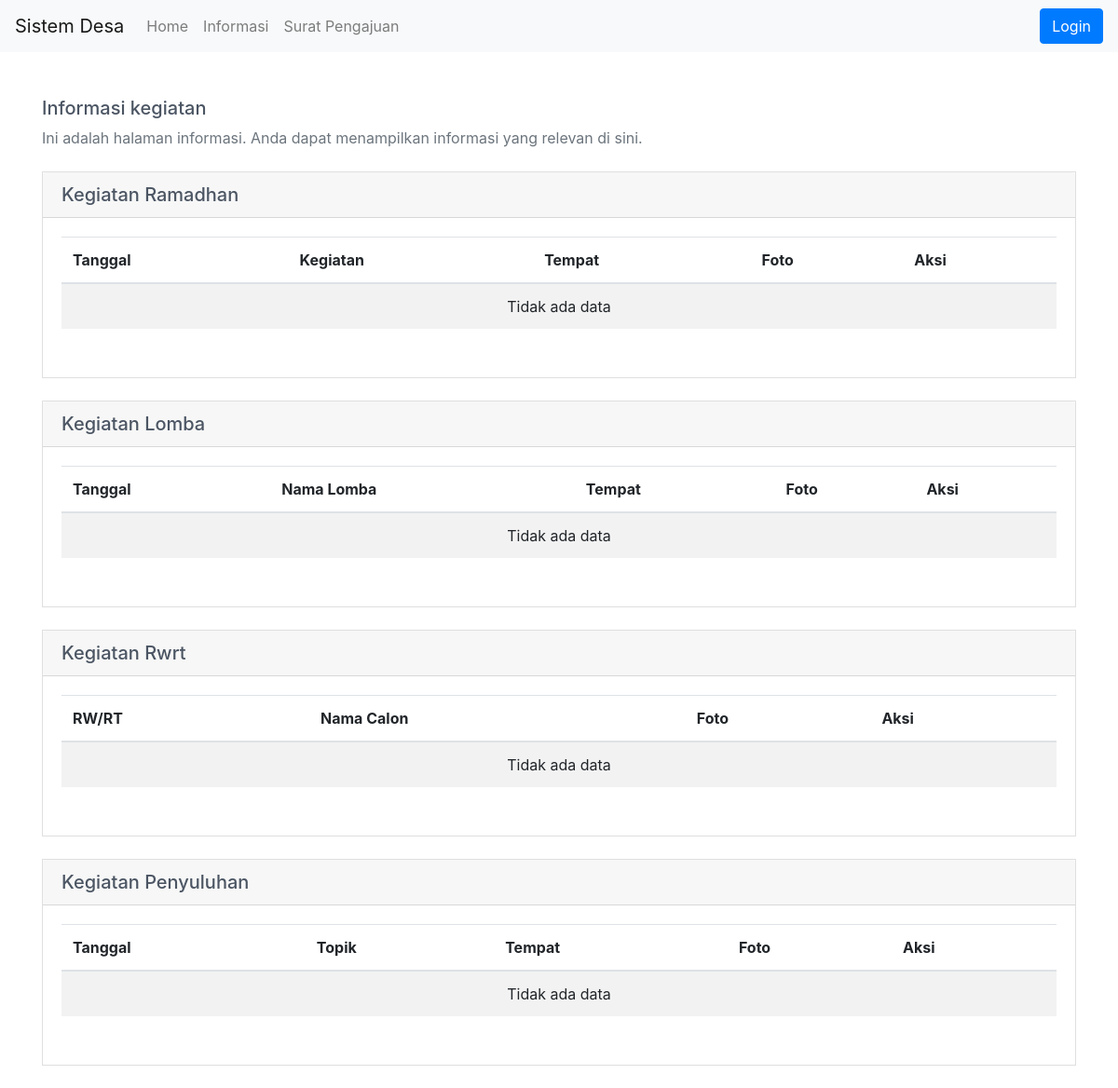
/information/information.php, run on an earlier commit of the app's database.
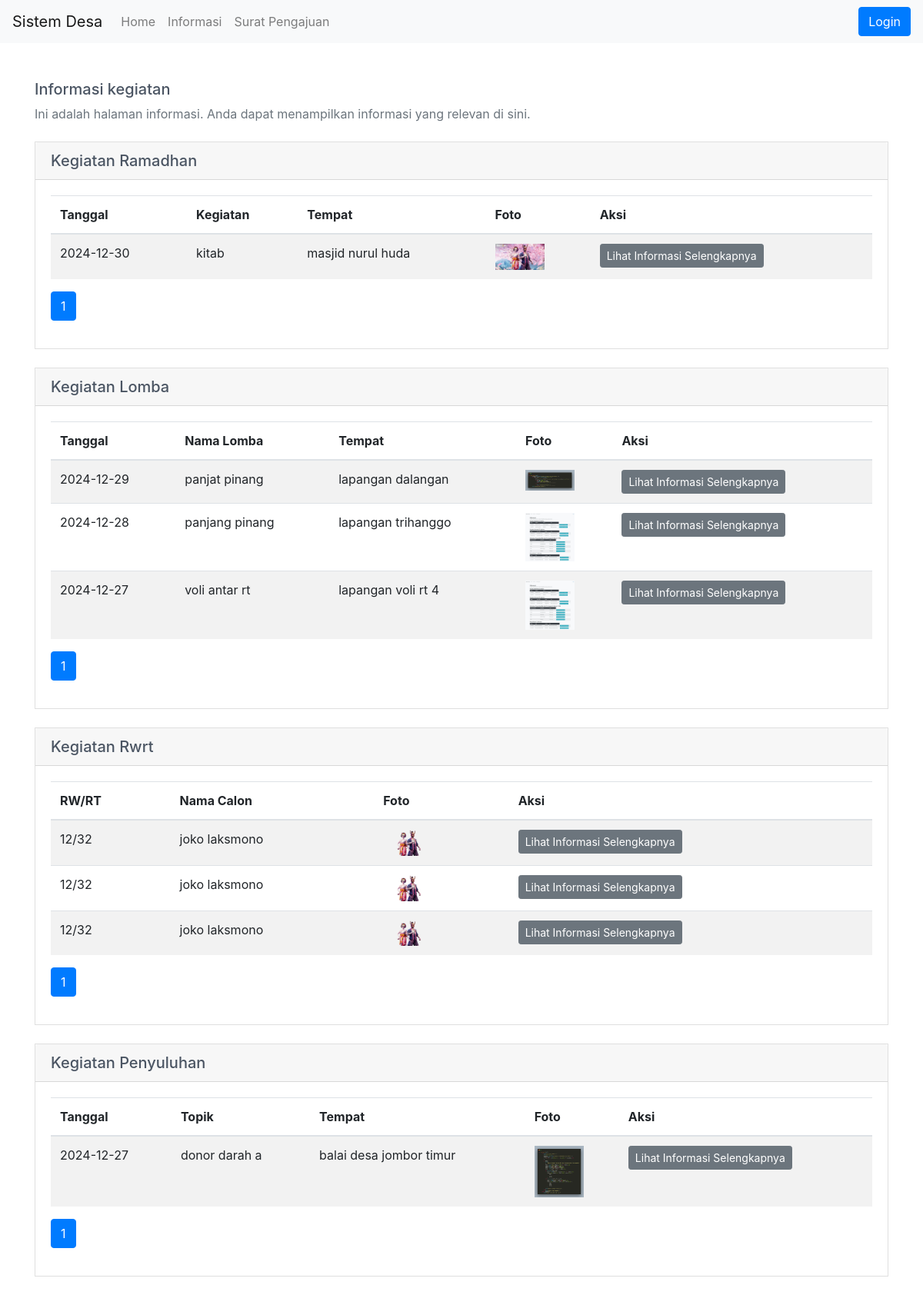
And on a later commit of the database.
### tables this page shows
CREATE TABLE `kegiatan_desa` (
  `id` int(11) NOT NULL,
  `kategori_id` int(11) NOT NULL,
  `tanggal` date DEFAULT NULL,
  `kegiatan` varchar(255) DEFAULT NULL,
  `tempat` varchar(255) DEFAULT NULL,
  `foto` varchar(255) DEFAULT NULL
);

CREATE TABLE `lomba` (
  `id` int(11) NOT NULL,
  `kegiatan_id` int(11) NOT NULL,
  `nama_lomba` varchar(255) NOT NULL
);

CREATE TABLE `rw_rt` (
  `id` int(11) NOT NULL,
  `kegiatan_id` int(11) NOT NULL,
  `rw_rt` varchar(20) NOT NULL,
  `nama_calon` varchar(255) NOT NULL
);

CREATE TABLE `penyuluhan` (
  `id` int(11) NOT NULL,
  `kegiatan_id` int(11) NOT NULL,
  `topik` varchar(255) NOT NULL
);

### information/information.php (the view, shortened to what this page needs)
<?php
include('../db_connection.php');
$isAdmin = isset($_SESSION['username']);
$resultsPerPage = 5;
$pageRamadhan = isset($_GET['page_ramadhan']) ? (int)$_GET['page_ramadhan'] : 1;
$offsetRamadhan = ($pageRamadhan - 1) * $resultsPerPage;
$sqlRamadhan = "SELECT * FROM kegiatan_desa WHERE kategori_id = 1 ORDER BY tanggal DESC LIMIT $resultsPerPage OFFSET $offsetRamadhan";
$resultRamadhan = $conn->query($sqlRamadhan);
$pageLomba = isset($_GET['page_lomba']) ? (int)$_GET['page_lomba'] : 1;
$offsetLomba = ($pageLomba - 1) * $resultsPerPage;
$sqlLomba = "SELECT k.id AS kegiatan_id, k.kategori_id, k.tanggal, k.kegiatan, k.tempat, k.foto, l.nama_lomba
             FROM kegiatan_desa k
             LEFT JOIN lomba l ON k.id = l.kegiatan_id
             WHERE k.kategori_id = 2
             ORDER BY k.tanggal DESC LIMIT $resultsPerPage OFFSET $offsetLomba";
$resultLomba = $conn->query($sqlLomba);
$pageRWRT = isset($_GET['page_rwrt']) ? (int)$_GET['page_rwrt'] : 1;
$offsetRWRT = ($pageRWRT - 1) * $resultsPerPage;
$sqlRWRT = "SELECT k.id AS kegiatan_id, k.kategori_id, k.tanggal, k.kegiatan, k.tempat, k.foto, r.rw_rt, r.nama_calon
            FROM kegiatan_desa k
            LEFT JOIN rw_rt r ON k.id = r.kegiatan_id
            WHERE k.kategori_id = 3
            ORDER BY k.tanggal DESC LIMIT $resultsPerPage OFFSET $offsetRWRT";
$resultRWRT = $conn->query($sqlRWRT);
$pagePenyuluhan = isset($_GET['page_penyuluhan']) ? (int)$_GET['page_penyuluhan'] : 1;
$offsetPenyuluhan = ($pagePenyuluhan - 1) * $resultsPerPage;
$sqlPenyuluhan = "SELECT k.id AS kegiatan_id, k.kategori_id, k.tanggal, k.kegiatan, k.tempat, k.foto, p.topik
                  FROM kegiatan_desa k
                  LEFT JOIN penyuluhan p ON k.id = p.kegiatan_id
                  WHERE k.kategori_id = 4
                  ORDER BY k.tanggal DESC LIMIT $resultsPerPage OFFSET $offsetPenyuluhan";
$resultPenyuluhan = $conn->query($sqlPenyuluhan);
$totalRamadhan = $conn->query("SELECT COUNT(*) AS total FROM kegiatan_desa WHERE kategori_id = 1")->fetch_assoc()['total'];
$totalLomba = $conn->query("SELECT COUNT(*) AS total FROM kegiatan_desa WHERE kategori_id = 2")->fetch_assoc()['total'];
$totalRWRT = $conn->query("SELECT COUNT(*) AS total FROM kegiatan_desa WHERE kategori_id = 3")->fetch_assoc()['total'];
$totalPenyuluhan = $conn->query("SELECT COUNT(*) AS total FROM kegiatan_desa WHERE kategori_id = 4")->fetch_assoc()['total'];
$totalPages['ramadhan'] = ceil($totalRamadhan / $resultsPerPage);
$totalPages['lomba'] = ceil($totalLomba / $resultsPerPage);
$totalPages['rwrt'] = ceil($totalRWRT / $resultsPerPage);
$totalPages['penyuluhan'] = ceil($totalPenyuluhan / $resultsPerPage);
?>
<!DOCTYPE html>
<html lang="en">
<head>
    <link rel="stylesheet" href="https://stackpath.bootstrapcdn.com/bootstrap/4.5.2/css/bootstrap.min.css">
    <link rel="stylesheet" href="style/style.css">
    <link rel="stylesheet" href="https://maxcdn.bootstrapcdn.com/font-awesome/4.6.3/css/font-awesome.min.css" type="text/css" />
    <link href="https://cdn.jsdelivr.net/npm/bootstrap-icons/font/bootstrap-icons.css" rel="stylesheet">
</head>
<body>
    <nav class="navbar navbar-expand-lg navbar-light bg-light">
        <a class="navbar-brand" href="#">Sistem Desa</a>
        <div class="collapse navbar-collapse">
            <ul class="navbar-nav mr-auto">
                <?php if (!$isAdmin): ?>
                    <li class="nav-item"><a class="nav-link" href="../index.php">Home</a></li>
                    <li class="nav-item"><a class="nav-link" href="information.php">Informasi</a></li>
                    <li class="nav-item"><a class="nav-link" href="../surat_pengajuan/surat_pengajuan.php">Surat Pengajuan</a></li>
                <?php endif; ?>
            </ul>
            <form method="POST">
                <?php if (!$isAdmin): ?>
                    <a href="../login.php" class="btn btn-primary">Login</a>
                <?php endif; ?>
            </form>
        </div>
    </nav>
    <div class="container mt-5">
        <div class="mb-4">
            <h2 class="h5 mb-2">Informasi kegiatan</h2>
            <p class="text-muted">Ini adalah halaman informasi. Anda dapat menampilkan informasi yang relevan di sini.</p>
        </div>
        <?php foreach (['ramadhan', 'lomba', 'rwrt', 'penyuluhan'] as $category): ?>
            <div class="card mb-4">
                <div class="card-header">
                    <h5 class="mb-0">Kegiatan <?= ucfirst($category) ?></h5>
                </div>
                <div class="card-body">
                    <div class="table-responsive">
                        <table class="table table-striped">
                            <thead>
                                <tr>
                                    <?php if ($category == 'ramadhan'): ?>
                                        <th>Tanggal</th>
                                        <th>Kegiatan</th>
                                        <th>Tempat</th>
                                        <th>Foto</th>
                                        <th>Aksi</th>
                                    <?php elseif ($category == 'lomba'): ?>
                                        <th>Tanggal</th>
                                        <th>Nama Lomba</th>
                                        <th>Tempat</th>
                                        <th>Foto</th>
                                        <th>Aksi</th>
                                    <?php elseif ($category == 'rwrt'): ?>
                                        <th>RW/RT</th>
                                        <th>Nama Calon</th>
                                        <th>Foto</th>
                                        <th>Aksi</th>
                                    <?php elseif ($category == 'penyuluhan'): ?>
                                        <th>Tanggal</th>
                                        <th>Topik</th>
                                        <th>Tempat</th>
                                        <th>Foto</th>
                                        <th>Aksi</th>
                                    <?php endif; ?>
                                </tr>
                            </thead>
                            <tbody>
                                <?php
                                if ($category == 'ramadhan' && $resultRamadhan->num_rows > 0):
                                    while ($activity = $resultRamadhan->fetch_assoc()):
                                ?>
                                        <tr>
                                            <td><?= $activity['tanggal'] ?></td>
                                            <td><?= $activity['kegiatan'] ?></td>
                                            <td><?= $activity['tempat'] ?></td>
                                            <td>
                                                <?php if ($activity['foto']): ?>
                                                    <img src="../data/<?= $activity['foto'] ?>" alt="Foto" style="max-width: 64px;">
                                                <?php else: ?>
                                                    <span>No Image</span>
                                                <?php endif; ?>
                                            </td>
                                            <td>
                                                <a href="detail_ramadhan.php?id=<?= $activity['id'] ?>" class="btn btn-secondary btn-sm">Lihat Informasi Selengkapnya</a>
                                            </td>
                                        </tr>
                                    <?php endwhile; ?>
                                <?php elseif ($category == 'lomba' && $resultLomba->num_rows > 0): ?>
                                    <?php while ($activity = $resultLomba->fetch_assoc()): ?>
                                        <tr>
                                            <td><?= $activity['tanggal'] ?></td>
                                            <td><?= $activity['nama_lomba'] ?></td>
                                            <td><?= $activity['tempat'] ?></td>
                                            <td>
                                                <?php if ($activity['foto']): ?>
                                                    <img src="../data/<?= $activity['foto'] ?>" alt="Foto" style="max-width: 64px;">
                                                <?php else: ?>
                                                    <span>No Image</span>
                                                <?php endif; ?>
                                            </td>
                                            <td>
                                                <a href="detail_kegiatan_lomba.php?id=<?= $activity['kegiatan_id'] ?>" class="btn btn-secondary btn-sm">Lihat Informasi Selengkapnya</a>
                                            </td>
                                        </tr>
                                    <?php endwhile; ?>
                                <?php elseif ($category == 'rwrt' && $resultRWRT->num_rows > 0): ?>
                                    <?php while ($activity = $resultRWRT->fetch_assoc()): ?>
                                        <tr>
                                            <td><?= $activity['rw_rt'] ?></td>
                                            <td><?= $activity['nama_calon'] ?></td>
                                            <td>
                                                <?php if ($activity['foto']): ?>
                                                    <img src="../data/<?= $activity['foto'] ?>" alt="Foto" style="max-width: 64px;">
                                                <?php else: ?>
                                                    <span>No Image</span>
                                                <?php endif; ?>
                                            </td>
                                            <td>
                                                <a href="detail_rwrt.php?id=<?= $activity['kegiatan_id'] ?>" class="btn btn-secondary btn-sm">Lihat Informasi Selengkapnya</a>
                                            </td>
                                        </tr>
                                    <?php endwhile; ?>
                                <?php elseif ($category == 'penyuluhan' && $resultPenyuluhan->num_rows > 0): ?>
                                    <?php while ($activity = $resultPenyuluhan->fetch_assoc()): ?>
                                        <tr>
                                            <td><?= $activity['tanggal'] ?></td>
                                            <td><?= $activity['topik'] ?></td>
                                            <td><?= $activity['tempat'] ?></td>
                                            <td>
                                                <?php if ($activity['foto']): ?>
                                                    <img src="../data/<?= $activity['foto'] ?>" alt="Foto" style="max-width: 64px;">
                                                <?php else: ?>
                                                    <span>No Image</span>
                                                <?php endif; ?>
                                            </td>
                                            <td>
                                                <a href="detail_penyuluhan.php?id=<?= $activity['kegiatan_id'] ?>" class="btn btn-secondary btn-sm">Lihat Informasi Selengkapnya</a>
                                            </td>
                                        </tr>
                                    <?php endwhile; ?>
                                <?php else: ?>
                                    <tr>
                                        <td colspan="5" class="text-center">Tidak ada data</td>
                                    </tr>
                                <?php endif; ?>
                            </tbody>
                        </table>
                    </div>
                    <?php if ($category == 'ramadhan'): ?>
                        <nav>
                            <ul class="pagination">
                                <?php for ($i = 1; $i <= $totalPages['ramadhan']; $i++): ?>
                                    <li class="page-item <?= ($i == $pageRamadhan) ? 'active' : '' ?>">
                                        <a class="page-link" href="?page_ramadhan=<?= $i ?>&page_lomba=<?= $pageLomba ?>&page_rwrt=<?= $pageRWRT ?>&page_penyuluhan=<?= $pagePenyuluhan ?>">
                                            <?= $i ?>
                                        </a>
                                    </li>
                                <?php endfor; ?>
                            </ul>
                        </nav>
                    <?php elseif ($category == 'lomba'): ?>
                        <nav>
                            <ul class="pagination">
                                <?php for ($i = 1; $i <= $totalPages['lomba']; $i++): ?>
                                    <li class="page-item <?= ($i == $pageLomba) ? 'active' : '' ?>">
                                        <a class="page-link" href="?page_ramadhan=<?= $pageRamadhan ?>&page_lomba=<?= $i ?>&page_rwrt=<?= $pageRWRT ?>&page_penyuluhan=<?= $pagePenyuluhan ?>">
                                            <?= $i ?>
                                        </a>
                                    </li>
                                <?php endfor; ?>
                            </ul>
                        </nav>
                    <?php elseif ($category == 'rwrt'): ?>
                        <nav>
                            <ul class="pagination">
                                <?php for ($i = 1; $i <= $totalPages['rwrt']; $i++): ?>
                                    <li class="page-item <?= ($i == $pageRWRT) ? 'active' : '' ?>">
                                        <a class="page-link" href="?page_ramadhan=<?= $pageRamadhan ?>&page_lomba=<?= $pageLomba ?>&page_rwrt=<?= $i ?>&page_penyuluhan=<?= $pagePenyuluhan ?>">
                                            <?= $i ?>
                                        </a>
                                    </li>
                                <?php endfor; ?>
                            </ul>
                        </nav>
                    <?php elseif ($category == 'penyuluhan'): ?>
                        <nav>
                            <ul class="pagination">
                                <?php for ($i = 1; $i <= $totalPages['penyuluhan']; $i++): ?>
                                    <li class="page-item <?= ($i == $pagePenyuluhan) ? 'active' : '' ?>">
                                        <a class="page-link" href="?page_ramadhan=<?= $pageRamadhan ?>&page_lomba=<?= $pageLomba ?>&page_rwrt=<?= $pageRWRT ?>&page_penyuluhan=<?= $i ?>">
                                            <?= $i ?>
                                        </a>
                                    </li>
                                <?php endfor; ?>
                            </ul>
                        </nav>
                    <?php endif; ?>
                </div>
            </div>
        <?php endforeach; ?>
    </div>
</body>
</html>

### style/style.css (style rules this page uses)
.navbar { z-index: 1000; }
.container { color: #4b5563; }
.card { box-shadow: none; -webkit-box-shadow: none; -moz-box-shadow: none; -ms-box-shadow: none }
.card { position: relative; display: flex; flex-direction: column; min-width: 0; word-wrap: break-word; background-color: #fff; background-clip: border-box; border-radius: 0 }
.card-header:first-child { border-radius: calc(0.25rem - 1px) calc(0.25rem - 1px) 0 0; }
.mb-0, .my-0 { margin-bottom: 0 !important; }

What changed in the data, as far as the page shows it:
added kegiatan_desa: tanggal "2024-12-30", kegiatan "kitab", tempat "masjid nurul huda", foto (picture)
added lomba: kegiatan.tanggal "2024-12-29", nama_lomba "panjat pinang", kegiatan.tempat "lapangan dalangan", kegiatan.foto (picture)
added lomba: kegiatan.tanggal "2024-12-28", nama_lomba "panjang pinang", kegiatan.tempat "lapangan trihanggo", kegiatan.foto (picture)
added lomba: kegiatan.tanggal "2024-12-27", nama_lomba "voli antar rt", kegiatan.tempat "lapangan voli rt 4", kegiatan.foto (picture)
added rw_rt: rw_rt "12/32", nama_calon "joko laksmono", kegiatan.foto (picture)
added rw_rt: rw_rt "12/32", nama_calon "joko laksmono", kegiatan.foto (picture)
added rw_rt: rw_rt "12/32", nama_calon "joko laksmono", kegiatan.foto (picture)
added penyuluhan: kegiatan.tanggal "2024-12-27", topik "donor darah a", kegiatan.tempat "balai desa jombor timur", kegiatan.foto (picture)
Also different on the page:
list line gone: "Tidak ada data"
new list line: "1"
